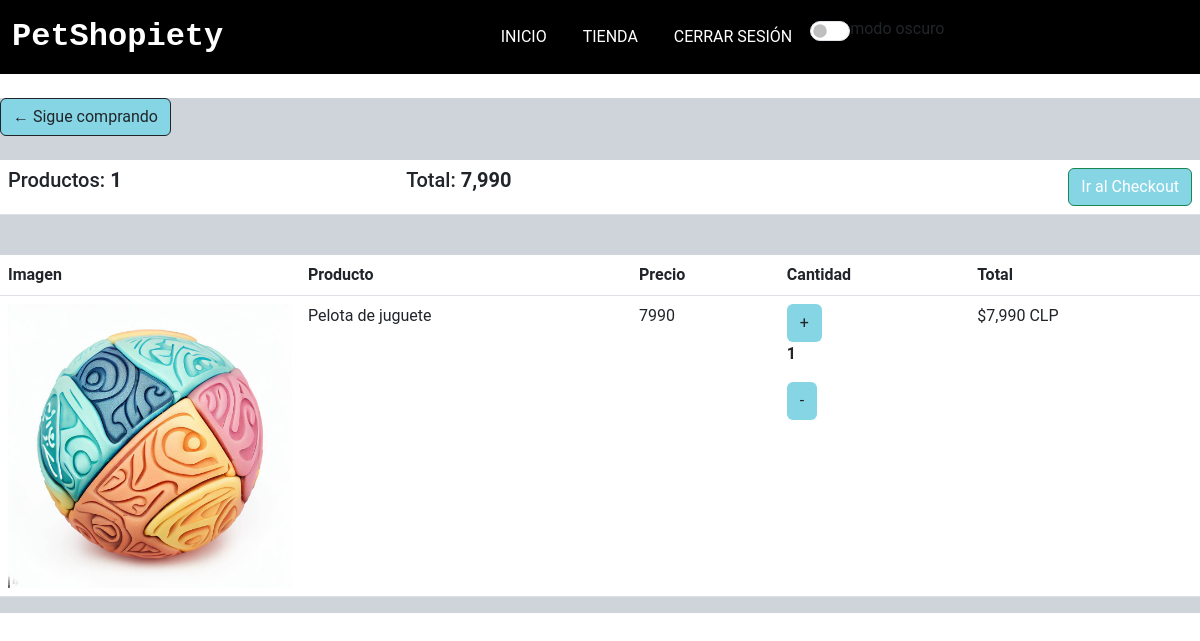
/carrito (signed in), run on an earlier commit of the app's database.
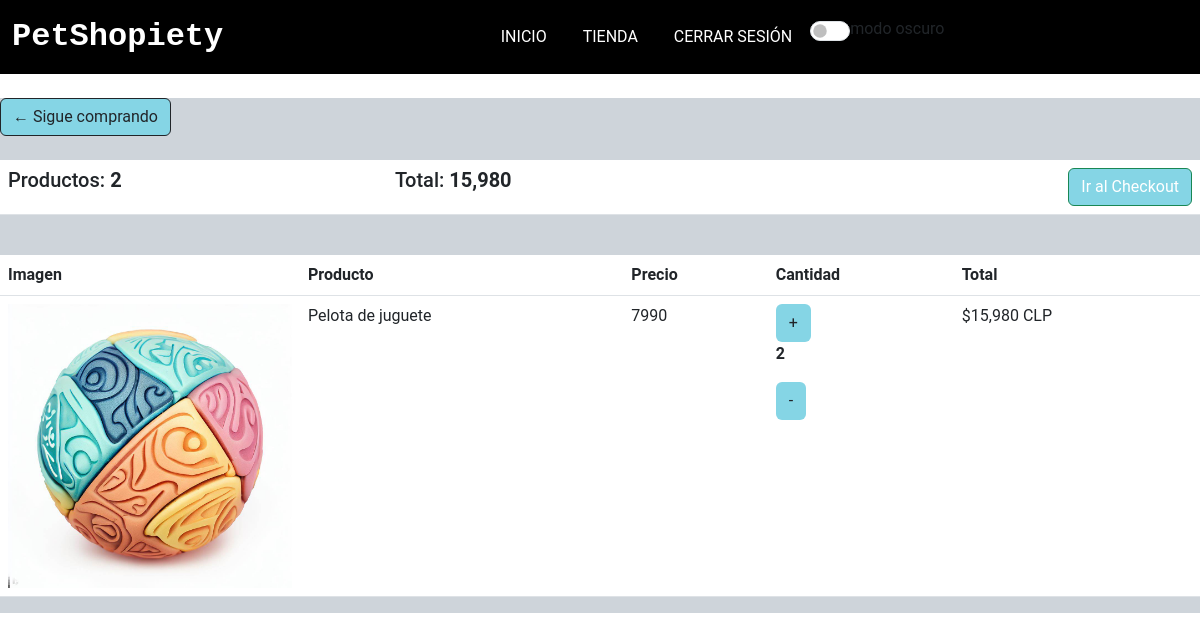
And on a later commit of the database.
### apps/PetShopiety/models.py (models this page shows, shortened)
class Orden(models.Model):
    comprador = models.ForeignKey(
        Comprador, on_delete=models.SET_NULL, blank=True, null=True)
    fecha_orden = models.DateTimeField(auto_now_add=True)
    completado = models.BooleanField(max_length=200, null=True)
    id_transaccion = models.CharField(max_length=200, null=True)
    @property
    def obtener_total_carrito(self):
        itemsorden = self.itemsorden_set.all()
        total = sum([item.obtener_total for item in itemsorden])
        return total
    @property
    def obtener_total_items(self):
        itemsorden = self.itemsorden_set.all()
        total = sum([item.cantidad for item in itemsorden])
        return total

class ItemsOrden(models.Model):
    producto = models.ForeignKey(
        Producto, on_delete=models.SET_NULL, blank=True, null=True)
    orden = models.ForeignKey(
        Orden, on_delete=models.SET_NULL, blank=True, null=True)
    cantidad = models.IntegerField(default=0, null=True, blank=True)
    fecha_agregada = models.DateTimeField(auto_now=True)
    @property
    def obtener_total(self):
        total = self.producto.precio * self.cantidad
        return total

class Producto(models.Model):
    sku = models.IntegerField(primary_key=True)
    nombre = models.CharField(max_length=50)
    stock = models.IntegerField()
    precio = models.IntegerField()
    descripcion = models.CharField(max_length=200)
    id_cat = models.ForeignKey(Categoria, on_delete=models.CASCADE)
    img_url = models.ImageField(upload_to='imagenesProducto')

### apps/PetShopiety/views.py (the view)
# urls.py: path('carrito', views.cargarCarrito),
def cargarCarrito(request):
    if request.user.is_authenticated:
        comprador = request.user.comprador
        orden, created = Orden.objects.get_or_create(
            comprador=comprador, completado=False)
        items = orden.itemsorden_set.all()
        cartItems = orden.obtener_total_items
    else:
        items = []
        orden = {"obtener_total_carrito": 0,
                 "obtener_total_items": 0, 'shipping': False}
        cartItems = orden['obtener_total_items']
    return render(request, "carrito.html", {"items": items, "orden": orden, 'cartItems': cartItems})

### apps/PetShopiety/templates/carrito.html (shortened to what the changed rows need)
<!DOCTYPE html>
<html lang="en">
{%load static%}
{%load humanize%}
<head>
    <link href="https://cdn.jsdelivr.net/npm/bootstrap@5.3.0-alpha3/dist/css/bootstrap.min.css" rel="stylesheet"
 />
    <link rel="stylesheet" href="https://cdn.jsdelivr.net/npm/bootstrap-icons@1.10.5/font/bootstrap-icons.css">
    {%block head%}
    <link rel="stylesheet" href="{% static 'css/style.css' %}">
    {%endblock%}
</head>
<body class="">
    <main class="py-md-0">
        <div class="row bg-dark-subtle">
            <div class="col-lg-12">
                <div class="box-element">
                    <br>
                    <br>
                    <table class="table">
                        <tr>
                            <th>
                                <h5>Productos: <strong>{{orden.obtener_total_items}}</strong></h5>
                            </th>
                            <th>
                                <h5>Total: <strong>{{orden.obtener_total_carrito|intcomma}}</strong></h5>
                            </th>
                            <th class="text-end">
                                <a class="btn btn-success" href="/checkout">Ir al Checkout</a>
                            </th>
                        </tr>
                    </table>
                </div>
                <br>
                <div class="box-element">
                    <div class="table-responsive">
                        <table class="table">
                            <thead>
                                <tr>
                                    <th scope="col">Imagen</th>
                                    <th scope="col">Producto</th>
                                    <th scope="col">Precio</th>
                                    <th scope="col">Cantidad</th>
                                    <th scope="col">Total</th>
                                </tr>
                            </thead>
                            {% for item in items %}
                            <tbody>
                                <tr>
                                    <td class="w-25"><img class="w-100" src="{{item.producto.img_url.url}}" alt=""></td>
                                    <td>{{item.producto.nombre}}</td>
                                    <td>{{item.producto.precio}}</td>
                                    <td>
                                        <button data-product="{{item.producto.sku}}" data-action="add"
                                            class="btn comprar">+</button>
                                        <p class="cantidad">{{item.cantidad}}</p>
                                        <button data-product="{{item.producto.sku}}" data-action="remove"
                                            class="btn comprar">-</button>
                                    </td>
                                    <td>${{item.obtener_total|intcomma}} CLP</td>
                                </tr>
                            </tbody>
                            {% endfor %}
                        </table>
                    </div>
                </div>
            </div>
        </div>
    </main>
</body>
</html>

What changed in the data, as far as the page shows it:
changed through a linked row, Orden: obtener_total_items "1" → "2"; obtener_total_carrito "7,990" → "15,980"
changed ItemsOrden "Pelota de juguete": cantidad "1" → "2"; obtener_total "7,990" → "15,980"
